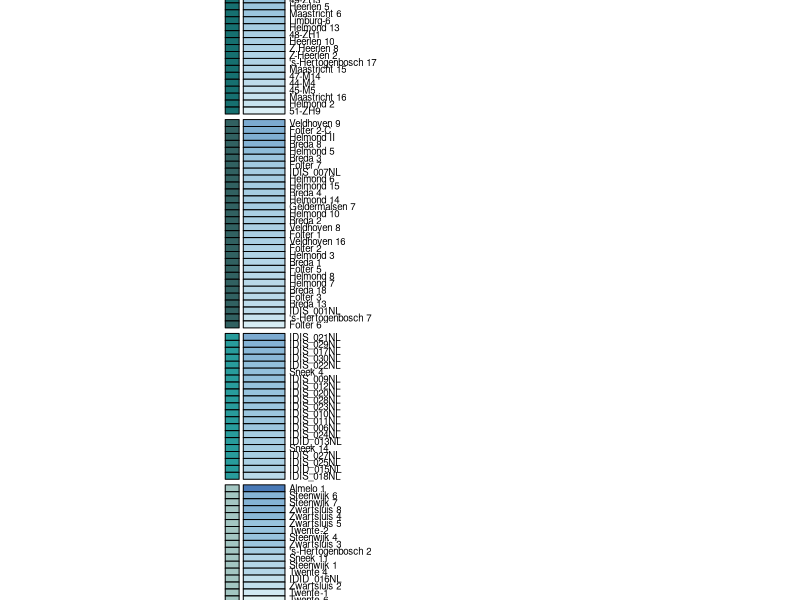

R code for this plot:
#IsoMap script by Esther Plomp and Joshua Peterson: https://github.com/EstherPlomp/IsoMap 


#install and load the required packages 
install.packages("pheatmap", "RColorBrewer")
library(pheatmap)
library(RColorBrewer)

#import the sorted dataset so that the values displayed are sorted rather than randomly distributed
mydata = read.csv("Database_enamel_sort.csv", sep = ";" , row.names = NULL) 

#matrix creation
mymat <- matrix(mydata$X87Sr.86Sr, ncol=1)
mymat= matrix(as.numeric(gsub(",", ".", gsub("\\.", "", mydata$X87Sr.86Sr))), ncol=1) #DIE stupid comma's!!!!
colnames(mymat) <- "SR-ratio"
rownames(mymat) <- mydata$Sample.ID

mydf <- data.frame(row.names = mydata$Sample.ID, category = mydata$Province)

colnames(mydf)<- "Province"

#Specify colors of the province category
ann_colors = list(
Province = c(Drenthe = "#94fdfd", Flevoland = "#a3c6c2", Friesland = "#6faaa3",Gelderland = "#1a564f", Groningen = "#44857d", 
             Limburg = "#167070", Noord_Brabant = "#316161", Noord_Holland = "#289c9c", Overijssel = "#a3c6c2", Utrecht = "#35d8d8",
             Zeeland = "#91ffe6", Zuid_Holland = "#44ae9b"))

# with gaps between the province categories (numbers are where the gaps start)
pheatmap(mymat, border_color = 'black', main = "Sr-Ratio", show_colnames = F, cellwidth = 30, cellheight = 5, fontsize_row = 7 ,cluster_cols = F, cluster_rows = F, annotation_row = mydf ,annotation_colors = ann_colors ,gaps_row = c(4, 5, 24, 30, 54, 84, 105, 122, 125, 129))
